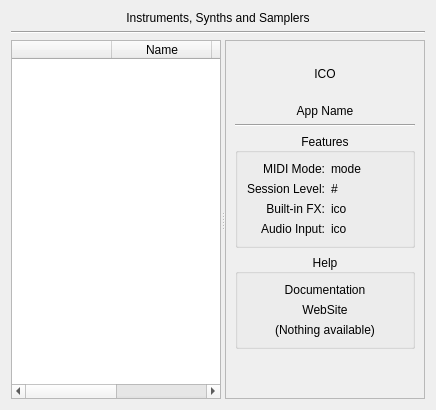
     <widget class="QWidget" name="instrument">
      <attribute name="title">
       <string>Instrument</string>
      </attribute>
      <layout class="QVBoxLayout" name="verticalLayout_20">
       <item>
        <widget class="QLabel" name="label_29">
         <property name="maximumSize">
          <size>
           <width>16777215</width>
           <height>16</height>
          </size>
         </property>
         <property name="text">
          <string>Instruments, Synths and Samplers</string>
         </property>
         <property name="alignment">
          <set>Qt::AlignCenter</set>
         </property>
        </widget>
       </item>
       <item>
        <widget class="Line" name="line_7">
         <property name="orientation">
          <enum>Qt::Horizontal</enum>
         </property>
        </widget>
       </item>
       <item>
        <widget class="QSplitter" name="splitter_Instrument">
         <property name="orientation">
          <enum>Qt::Horizontal</enum>
         </property>
         <widget class="QTableWidget" name="listInstrument">
          <property name="contextMenuPolicy">
           <enum>Qt::CustomContextMenu</enum>
          </property>
          <property name="editTriggers">
           <set>QAbstractItemView::NoEditTriggers</set>
          </property>
          <property name="alternatingRowColors">
           <bool>true</bool>
          </property>
          <property name="selectionMode">
           <enum>QAbstractItemView::SingleSelection</enum>
          </property>
          <property name="selectionBehavior">
           <enum>QAbstractItemView::SelectRows</enum>
          </property>
          <property name="sortingEnabled">
           <bool>true</bool>
          </property>
          <attribute name="horizontalHeaderStretchLastSection">
           <bool>true</bool>
          </attribute>
          <attribute name="verticalHeaderVisible">
           <bool>false</bool>
          </attribute>
          <attribute name="verticalHeaderDefaultSectionSize">
           <number>22</number>
          </attribute>
          <column>
           <property name="text">
            <string/>
           </property>
          </column>
          <column>
           <property name="text">
            <string>Name</string>
           </property>
          </column>
          <column>
           <property name="text">
            <string>Type</string>
           </property>
          </column>
          <column>
           <property name="text">
            <string>Template?</string>
           </property>
          </column>
         </widget>
         <widget class="QFrame" name="frame_Instrument">
          <property name="minimumSize">
           <size>
            <width>200</width>
            <height>0</height>
           </size>
          </property>
          <property name="frameShape">
           <enum>QFrame::StyledPanel</enum>
          </property>
          <property name="frameShadow">
           <enum>QFrame::Raised</enum>
          </property>
          <layout class="QVBoxLayout" name="verticalLayout_5">
           <item>
            <widget class="QLabel" name="ico_app_ins">
             <property name="minimumSize">
              <size>
               <width>0</width>
               <height>48</height>
              </size>
             </property>
             <property name="maximumSize">
              <size>
               <width>16777215</width>
               <height>48</height>
              </size>
             </property>
             <property name="text">
              <string>ICO</string>
             </property>
             <property name="alignment">
              <set>Qt::AlignCenter</set>
             </property>
            </widget>
           </item>
           <item>
            <widget class="QLabel" name="label_name_ins">
             <property name="text">
              <string>App Name</string>
             </property>
             <property name="alignment">
              <set>Qt::AlignCenter</set>
             </property>
            </widget>
           </item>
           <item>
            <widget class="Line" name="line_6">
             <property name="orientation">
              <enum>Qt::Horizontal</enum>
             </property>
            </widget>
           </item>
           <item>
            <widget class="QGroupBox" name="group_features_ins">
             <property name="title">
              <string>Features</string>
             </property>
             <property name="alignment">
              <set>Qt::AlignCenter</set>
             </property>
             <layout class="QGridLayout" name="gridLayout_10">
              <item row="2" column="0">
               <widget class="QLabel" name="label_27">
                <property name="text">
                 <string>MIDI Mode:</string>
                </property>
                <property name="alignment">
                 <set>Qt::AlignRight|Qt::AlignTrailing|Qt::AlignVCenter</set>
                </property>
               </widget>
              </item>
              <item row="2" column="1">
               <widget class="QLabel" name="label_midi_mode_ins">
                <property name="text">
                 <string>mode</string>
                </property>
               </widget>
              </item>
              <item row="3" column="0">
               <widget class="QLabel" name="label_28">
                <property name="text">
                 <string>Session Level:</string>
                </property>
                <property name="alignment">
                 <set>Qt::AlignRight|Qt::AlignTrailing|Qt::AlignVCenter</set>
                </property>
               </widget>
              </item>
              <item row="3" column="1">
               <widget class="QLabel" name="label_session_level_ins">
                <property name="text">
                 <string>#</string>
                </property>
               </widget>
              </item>
              <item row="5" column="0">
               <widget class="QLabel" name="label_21">
                <property name="text">
                 <string>Built-in FX:</string>
                </property>
                <property name="alignment">
                 <set>Qt::AlignRight|Qt::AlignTrailing|Qt::AlignVCenter</set>
                </property>
               </widget>
              </item>
              <item row="5" column="1">
               <widget class="QLabel" name="ico_builtin_fx_ins">
                <property name="text">
                 <string>ico</string>
                </property>
               </widget>
              </item>
              <item row="6" column="0">
               <widget class="QLabel" name="label_26">
                <property name="text">
                 <string>Audio Input:</string>
                </property>
                <property name="alignment">
                 <set>Qt::AlignRight|Qt::AlignTrailing|Qt::AlignVCenter</set>
                </property>
               </widget>
              </item>
              <item row="6" column="1">
               <widget class="QLabel" name="ico_audio_input_ins">
                <property name="text">
                 <string>ico</string>
                </property>
               </widget>
              </item>
             </layout>
            </widget>
           </item>
           <item>
            <widget class="QGroupBox" name="group_help_ins">
             <property name="title">
              <string>Help</string>
             </property>
             <property name="alignment">
              <set>Qt::AlignCenter</set>
             </property>
             <layout class="QVBoxLayout" name="verticalLayout_6">
              <item>
               <widget class="QLabel" name="url_documentation_ins">
                <property name="text">
                 <string>Documentation</string>
                </property>
                <property name="alignment">
                 <set>Qt::AlignCenter</set>
                </property>
                <property name="openExternalLinks">
                 <bool>true</bool>
                </property>
               </widget>
              </item>
              <item>
               <widget class="QLabel" name="url_website_ins">
                <property name="text">
                 <string>WebSite</string>
                </property>
                <property name="alignment">
                 <set>Qt::AlignCenter</set>
                </property>
                <property name="openExternalLinks">
                 <bool>true</bool>
                </property>
               </widget>
              </item>
              <item>
               <widget class="QLabel" name="label_no_help_ins">
                <property name="text">
                 <string>(Nothing available)</string>
                </property>
                <property name="alignment">
                 <set>Qt::AlignCenter</set>
                </property>
               </widget>
              </item>
             </layout>
            </widget>
           </item>
           <item>
            <spacer name="verticalSpacer_4">
             <property name="orientation">
              <enum>Qt::Vertical</enum>
             </property>
             <property name="sizeHint" stdset="0">
              <size>
               <width>20</width>
               <height>40</height>
              </size>
             </property>
            </spacer>
           </item>
          </layout>
         </widget>
        </widget>
       </item>
      </layout>
     </widget>
